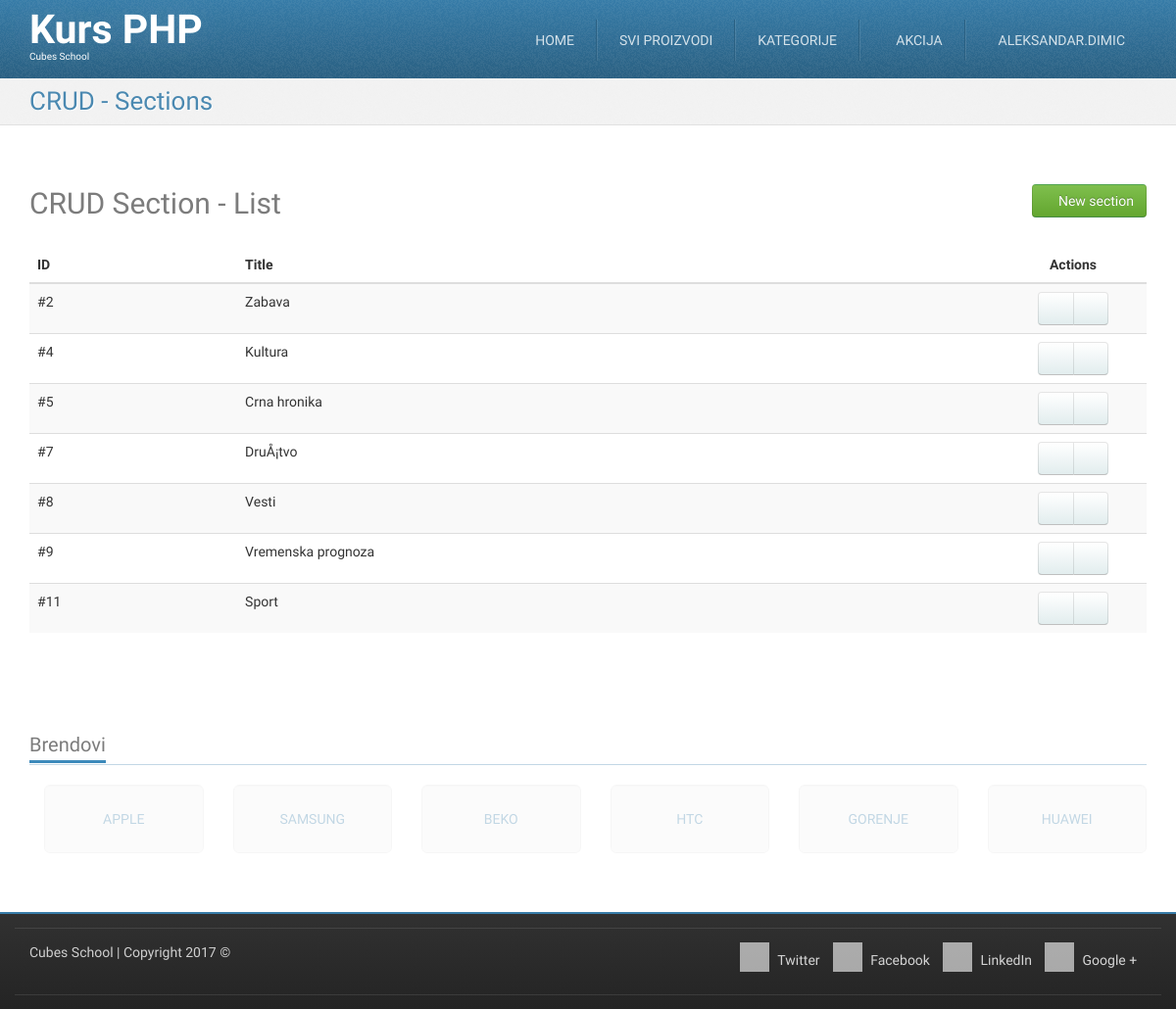
Screenshot of /crud-section-list.php (signed in) with the database file from the repository.
### tables this page shows
CREATE TABLE `sections` (
  `id` int(11) NOT NULL,
  `title` varchar(255) NOT NULL
);

### crud-section-list.php (called while the page is built, shortened)
<?php
require_once __DIR__ . '/models/m_users.php';
require_once __DIR__ . '/models/m_sections.php';
$sections = sectionsFetchAll();
require_once __DIR__ . '/views/layout/header.php';
require_once __DIR__ . '/views/templates/t_crud-section-list.php';
require_once __DIR__ . '/views/layout/footer.php';

### models/m_users.php (called while the page is built, shortened)
<?php
require_once __DIR__ . '/m_database.php';
function isUserLoggedIn() {
	return true;
}

### models/m_sections.php (called while the page is built, shortened)
<?php
require_once __DIR__ . '/m_database.php';
function sectionsFetchAll() {
	$query = "SELECT `sections`.* FROM `sections`";
	return dbFetchAll($query);
}

### models/m_database.php (called while the page is built, shortened)
<?php
function dbGetLink() {
	static $link;
	if (!isset($link)) {
		$link = mysqli_connect('127.0.0.1', 'cubes', 'cubes', 'cubesphp');
	}
	return $link;
}
function dbQuery($query) {
	$link = dbGetLink();
	$result = mysqli_query($link, $query);
	return $result;
}
function dbFetchAll($query) {
	$result = dbQuery($query);
	return mysqli_fetch_all($result, MYSQLI_ASSOC);
}

### views/templates/t_crud-section-list.php (the view)
<div id="highlighted">
    <div class="container">
        <div class="header">
            <h2 class="page-title">
                <span>CRUD - Sections</span>
            </h2>
        </div>
    </div>
</div>
<div id="content">
    <div class="container portfolio">
        <div class="row">
            <div class="col-md-12">
                <h2>
                    CRUD Section - List
                    <a href="/crud-section-insert.php" class="pull-right btn btn-success">
                        <i class="fa fa-plus-circle"></i>
                        New section
                    </a>
                </h2>
            </div>
        </div>
        <div class="row">
            <div class="col-md-12">
                <table class="table table-striped table-hover">
                    <thead>
                        <tr>
                            <th>ID</th>
                            <th>Title</th>
                            <th class="actions text-center">Actions</th>
                        </tr>
                    </thead>
                    <tbody>
                        <?php foreach ($sections as $section) { ?>
                            <tr>
                                <td>
                                    #<?php echo htmlspecialchars($section['id']); ?>
                                </td>
                                <td>
                                    <?php echo htmlspecialchars($section['title']); ?>
                                </td>
                                <td class="text-center">
                                    <div class="btn-group">
                                        <a href="/crud-section-edit.php?id=<?php echo htmlspecialchars($section['id']); ?>" class="btn btn-default"><i class="fa fa-pencil"></i></a>
                                        <a href="/crud-section-delete.php?id=<?php echo htmlspecialchars($section['id']); ?>" class="btn btn-default"><i class="fa fa-trash"></i></a>
                                    </div>
                                </td>
                            </tr>
                        <?php } ?>
                    </tbody>
                </table>
            </div>
        </div>
    </div>
</div>

### views/layout/header.php (shortened to what this page needs)
<?php require_once __DIR__ . '/../../models/m_users.php'; ?>
<!DOCTYPE html>
<html lang="en">
	<head>
		<link href="/skins/tema/plugins/bootstrap/dist/css/bootstrap.min.css" rel="stylesheet">
		<link href="/skins/tema/plugins/font-awesome/css/font-awesome.min.css" rel="stylesheet">
		<link href="/skins/tema/plugins/animate/animate.min.css" rel="stylesheet">
		<link href="/skins/tema/plugins/flexslider/flexslider.css" rel="stylesheet">
		<link href="/skins/tema/css/theme-style.css" rel="stylesheet">
		<link href="/skins/tema/css/custom-style.css" rel="stylesheet">
		<link href="/skins/tema/css/colour-blue.css" rel="stylesheet" id="colour-scheme">
	</head>
	<body class="has-navbar-fixed-top has-highlighted">
		<div id="navigation" class="wrapper">
			<div class="navbar navbar-fixed-top" id="top">
				<div class="navbar-inner">
					<div class="inner">
						<div class="container">
							<div class="navbar-header">
								<a class="navbar-brand" href="/" title="Home">
									<h1>
										Kurs PHP
									</h1>
									<span>Cubes School</span>
								</a>
							</div>
							<div class="collapse navbar-collapse">
								<ul class="nav navbar-right" id="main-menu">
									<li>
										<a href="/">Home</a>
									</li>
									<li>
										<a href="/products.php">Svi proizvodi</a>
									</li>
									<li class="dropdown">
										<a href="#" class="dropdown-toggle" data-toggle="dropdown">Kategorije</a>
									</li>
									<li>
										<a href="/sale.php"><i class="fa fa-star"></i> Akcija</a>
									</li>
									<?php if(!isUserLoggedIn()) {?>
									<li>
										<a href="/login.php"><i class="glyphicon glyphicon-log-in"></i> Login</a>
									</li>
									<?php } else { ?>
									<li class="dropdown">
										<a href="#" class="dropdown-toggle" data-toggle="dropdown"><i class="fa fa-user"></i><?php echo htmlspecialchars($_SESSION['logged_in_user']['username']); ?></a>
									</li>
									<?php } ?>
								</ul>
							</div>
						</div>
					</div>
				</div>
			</div>
		</div>

### views/layout/footer.php (shortened to what this page needs)
		<div id="content-below" class="wrapper">
			<div class="container">
				<div class="clients block">
					<h3 class="block-title">
						<span>Brendovi</span>
					</h3>
					<ul class="thumbnails list-unstyled row">
						<li class="col-sm-2">
							<a href="#" class="well well-lg text-uppercase text-justify">
								Apple
							</a>
						</li>
						<li class="col-sm-2">
							<a href="#" class="well well-lg text-uppercase text-justify">
								Samsung
							</a>
						</li>
						<li class="col-sm-2">
							<a href="#" class="well well-lg text-uppercase text-justify">
								Beko
							</a>
						</li>
						<li class="col-sm-2">
							<a href="#" class="well well-lg text-uppercase text-justify">
								HTC
							</a>
						</li>
						<li class="col-sm-2">
							<a href="#" class="well well-lg text-uppercase text-justify">
								Gorenje
							</a>
						</li>
						<li class="col-sm-2">
							<a href="#" class="well well-lg text-uppercase text-justify">
								Huawei
							</a>
						</li>
					</ul>
				</div>
			</div>
		</div>
		<footer id="footer">
			<div class="container">
				<div class="row">
					<div class="subfooter">
						<div class="col-md-5">
							<p><a href="http://school.cubes.rs/">Cubes School</a> | Copyright 2017 &copy;</p>
						</div>
						<div class="col-md-7 col social-media">
							<a href="#"><i class="fa fa-twitter"></i> Twitter</a>
							<a href="#"><i class="fa fa-facebook"></i> Facebook</a>
							<a href="#"><i class="fa fa-linkedin"></i> LinkedIn</a>
							<a href="#"><i class="fa fa-google-plus"></i> Google +</a>
						</div>
					</div>
				</div>
				<div class="row">
					<div class="subfooter">
					</div>
				</div>
			</div>
		</footer>
	</body>
</html>

### skins/tema/css/custom-style.css (style rules this page uses)
#footer { min-height: 40px; }
#footer .social-media { text-align: right; }
#footer .social-media a { display: inline-block; margin-right: 0.7em; }
table .actions { width: 150px; }

### skins/tema/css/colour-blue.css (style rules this page uses)
body a { color: #377ca8; text-decoration: none; }
body .navbar-inner { background-image: -webkit-linear-gradient(top, #377ca8 0%, #2a6082 100%); background-image: -o-linear-gradient(top, #377ca8 0%, #2a6082 100%); background-image: linear-gradient(to bottom, #377ca8 0%, #2a6082 100%); background-repeat: repeat-x; filter: progid:DXImageTransform.Microsoft.gradient(startColorstr='#ff377ca8', endColorstr='#ff2a6082', GradientType=0); border-top-color: #377ca8; border-bottom-color: #377ca8; }
body #navigation .navbar { color: #ffffff; }
body #navigation .navbar-inner { border-top-color: #377ca8; border-bottom-color: #377ca8; }
body #navigation ul#main-menu li { border-left-color: rgba(255, 255, 255, 0.1); border-right-color: #2a6082; }
body #highlighted { border-bottom-color: #e1e1e1; background-color: #f2f2f2; color: #377ca8; text-shadow: 1px 1px 1px #ffffff; }
body #footer { border-top-color: #377ca8; }
body .header .page-title { color: rgba(55, 124, 168, 0.9); }
body .block .block-title { border-bottom-color: rgba(55, 124, 168, 0.3); }
body .block .block-title span { border-bottom-color: #3d8abb; }

### rows the page displays
sections: id "2", title "Zabava"
sections: id "4", title "Kultura"
sections: id "5", title "Crna hronika"
sections: id "7", title "DruÅ¡tvo"
sections: id "8", title "Vesti"
sections: id "9", title "Vremenska prognoza"
sections: id "11", title "Sport"

### other values shown
$_SESSION['logged_in_user']['username'] "ALEKSANDAR.DIMIC"
